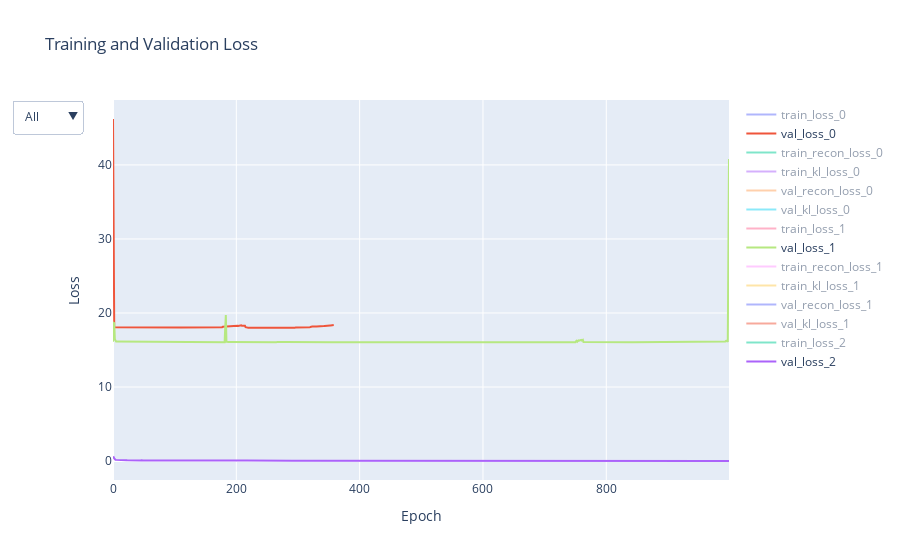

The code cell stored with this chart in its notebook:
### Markdown cell above
# Vanilla model

### Code cell
from plot import training_log

training_log(version=[3, 2, "ae6"])

### Figure 1 — Plotly figure (JSON) as saved in the notebook; plotly's stock layout.template omitted (floating-point values rounded to 4 significant figures; data arrays with more than 128 entries replaced by an {"elided": "..."} marker saying what was removed)
{"data": [{"mode": "lines", "name": "train_loss_0", "type": "scatter", "visible": "legendonly", "x": {"elided": "360 int values"}, "y": {"elided": "360 float values"}}, {"mode": "lines", "name": "val_loss_0", "type": "scatter", "x": {"elided": "360 int values"}, "y": {"elided": "360 float values"}}, {"mode": "lines", "name": "train_recon_loss_0", "type": "scatter", "visible": "legendonly", "x": {"elided": "360 int values"}, "y": {"elided": "360 float values"}}, {"mode": "lines", "name": "train_kl_loss_0", "type": "scatter", "visible": "legendonly", "x": {"elided": "360 int values"}, "y": {"elided": "360 float values"}}, {"mode": "lines", "name": "val_recon_loss_0", "type": "scatter", "visible": "legendonly", "x": {"elided": "360 int values"}, "y": {"elided": "360 float values"}}, {"mode": "lines", "name": "val_kl_loss_0", "type": "scatter", "visible": "legendonly", "x": {"elided": "360 int values"}, "y": {"elided": "360 float values"}}, {"mode": "lines", "name": "train_loss_1", "type": "scatter", "visible": "legendonly", "x": {"elided": "1000 int values"}, "y": {"elided": "1000 float values"}}, {"mode": "lines", "name": "val_loss_1", "type": "scatter", "x": {"elided": "1000 int values"}, "y": {"elided": "1000 float values"}}, {"mode": "lines", "name": "train_recon_loss_1", "type": "scatter", "visible": "legendonly", "x": {"elided": "1000 int values"}, "y": {"elided": "1000 float values"}}, {"mode": "lines", "name": "train_kl_loss_1", "type": "scatter", "visible": "legendonly", "x": {"elided": "1000 int values"}, "y": {"elided": "1000 float values"}}, {"mode": "lines", "name": "val_recon_loss_1", "type": "scatter", "visible": "legendonly", "x": {"elided": "1000 int values"}, "y": {"elided": "1000 float values"}}, {"mode": "lines", "name": "val_kl_loss_1", "type": "scatter", "visible": "legendonly", "x": {"elided": "1000 int values"}, "y": {"elided": "1000 float values"}}, {"mode": "lines", "name": "train_loss_2", "type": "scatter", "visible": "legendonly", "x": {"elided": "1000 int values"}, "y": {"elided": "1000 float values"}}, {"mode": "lines", "name": "val_loss_2", "type": "scatter", "x": {"elided": "1000 int values"}, "y": {"elided": "1000 float values"}}], "layout": {"title": {"text": "Training and Validation Loss"}, "updatemenus": [{"buttons": [{"args": [{"visible": [true, true, true, true, true, true, true, true, true, true, true, true, true, true]}], "label": "All", "method": "update"}, {"args": [{"visible": [false, false, false, false, false, false, false, false, false, false, false, false, false, false]}], "label": "None", "method": "update"}], "direction": "down", "showactive": true}], "xaxis": {"title": {"text": "Epoch"}}, "yaxis": {"title": {"text": "Loss"}}}}
